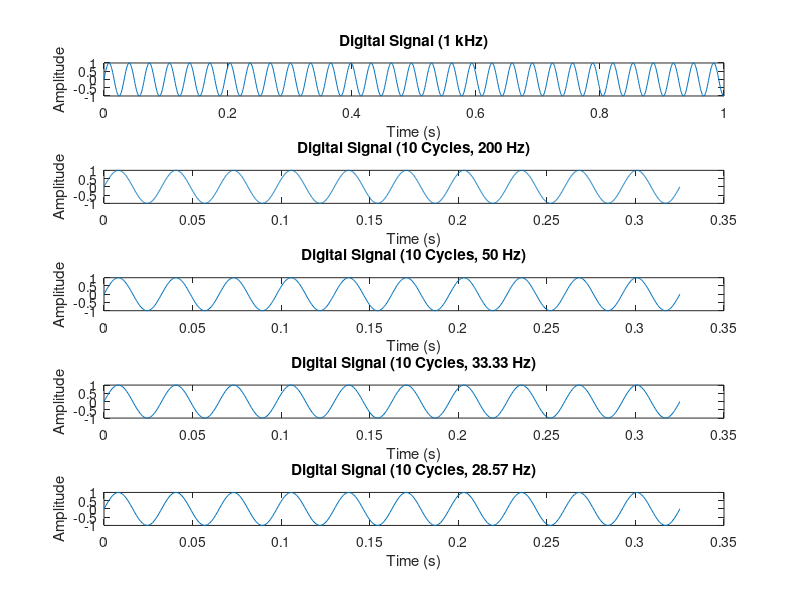

Write MATLAB code to recreate this figure.
% Constants
analog_frequency = 30.76;  % Frequency of the analog sine wave in Hz
duration = 1;             % Duration of the signal in seconds
num_cycles = 10;          % Number of cycles for part 2
sampling_rates = [1000, 200, 50, 33.33, 28.57];  % Sampling rates in Hz

% Time vector for 1 kHz sampling rate
t_1kHz = linspace(0, duration, duration * sampling_rates(1));

% 1) Generate the digital signal for 1 kHz sampling rate
digital_signal_1kHz = sin(2 * pi * analog_frequency * t_1kHz);

% Plot for Question 1
figure;
subplot(length(sampling_rates), 1, 1);
plot(t_1kHz, digital_signal_1kHz);
title('Digital Signal (1 kHz)');
xlabel('Time (s)');
ylabel('Amplitude');

% Loop through the other sampling rates
for i = 2:length(sampling_rates)
    % Generate the digital signal for the current sampling rate
    t_custom = linspace(0, num_cycles / analog_frequency, num_cycles * sampling_rates(i));
    digital_signal_custom = sin(2 * pi * analog_frequency * t_custom);
    
    % Plot for the current question
    subplot(length(sampling_rates), 1, i);
    plot(t_custom, digital_signal_custom);
    title(['Digital Signal (10 Cycles, ' num2str(sampling_rates(i)) ' Hz)']);
    xlabel('Time (s)');
    ylabel('Amplitude');
end
